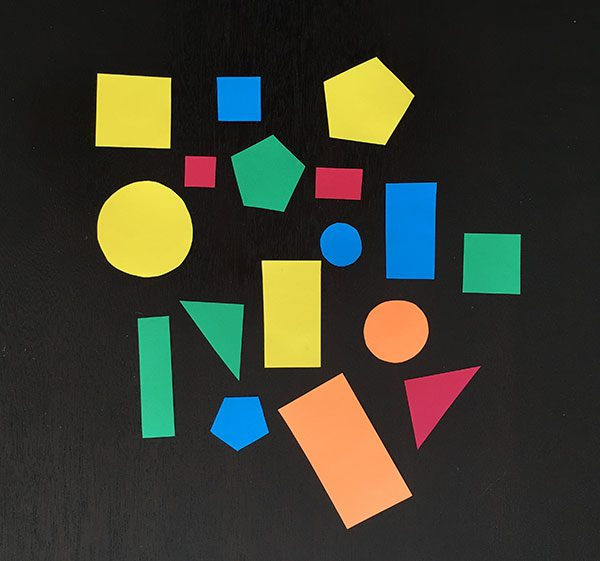
#> input picture Chapters/shapes_and_colors.png, 600 x 561 px
$ python chapter18.py --image shapes_and_colors.png
#> lines starting #> are read from the running program, lines starting #| are printed output that depends on the picture
import cv2 as cv
import numpy as np
import imutils
import argparse

ap = argparse.ArgumentParser()
ap.add_argument("-i", "--image", required=True,
                help="Path to the input image")
args = vars(ap.parse_args())
img = cv.imread(args["image"])
#> img is the input picture: shape (561, 600, 3); mean B, G, R 47.3, 60, 58.5
gray = cv.cvtColor(img , cv.COLOR_BGR2GRAY)
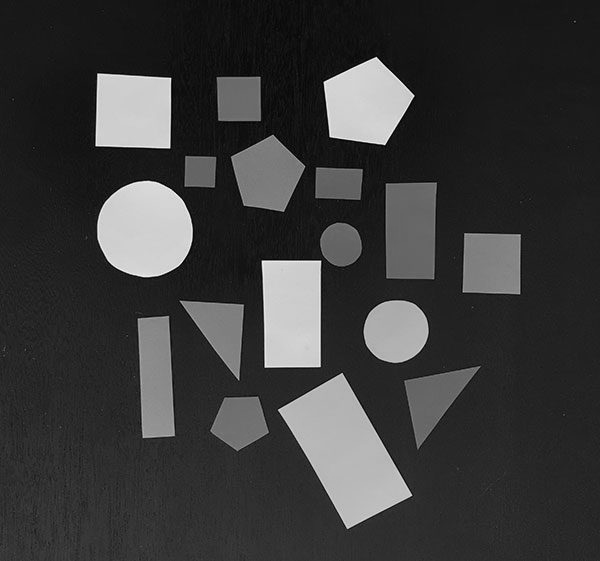
#> gray: shape (561, 600); min 0, max 244, mean 58.2
gray = cv.GaussianBlur(gray , (3,3) , 0)
cv.namedWindow("Canny Edges")
cv.resizeWindow("Canny Edges", 640, 240)
cv.createTrackbar("Min Threshold" , "Canny Edges" , 0 , 255 , lambda x: None)
cv.createTrackbar("Max Threshold" , "Canny Edges" , 0 , 255 , lambda x: None)
while True:
    minThresh = cv.getTrackbarPos("Min Threshold" , "Canny Edges")
    maxThresh = cv.getTrackbarPos("Max Threshold" , "Canny Edges")
    edged = cv.Canny(gray , minThresh , maxThresh)
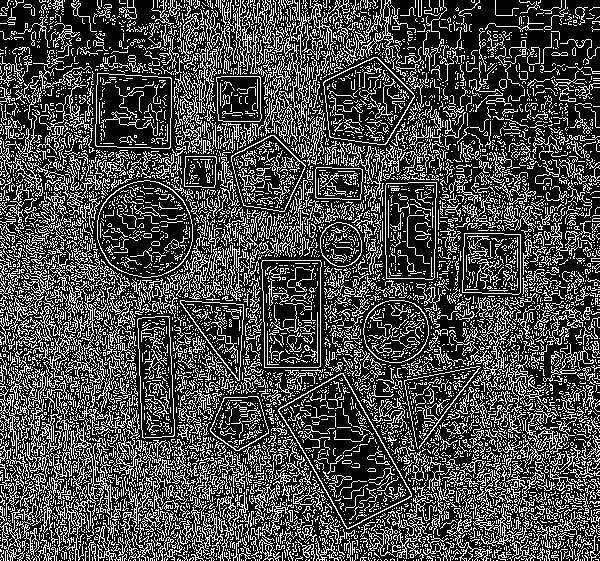
#> edged: shape (561, 600); 28.8% white in thin lines or dots
    cv.imshow("Canny Edges" , edged)
    key = cv.waitKey(1) & 0xFF
#> (key q is pressed here)
    if key == ord("q"):
        break
print(minThresh , maxThresh)
cv.destroyAllWindows()
